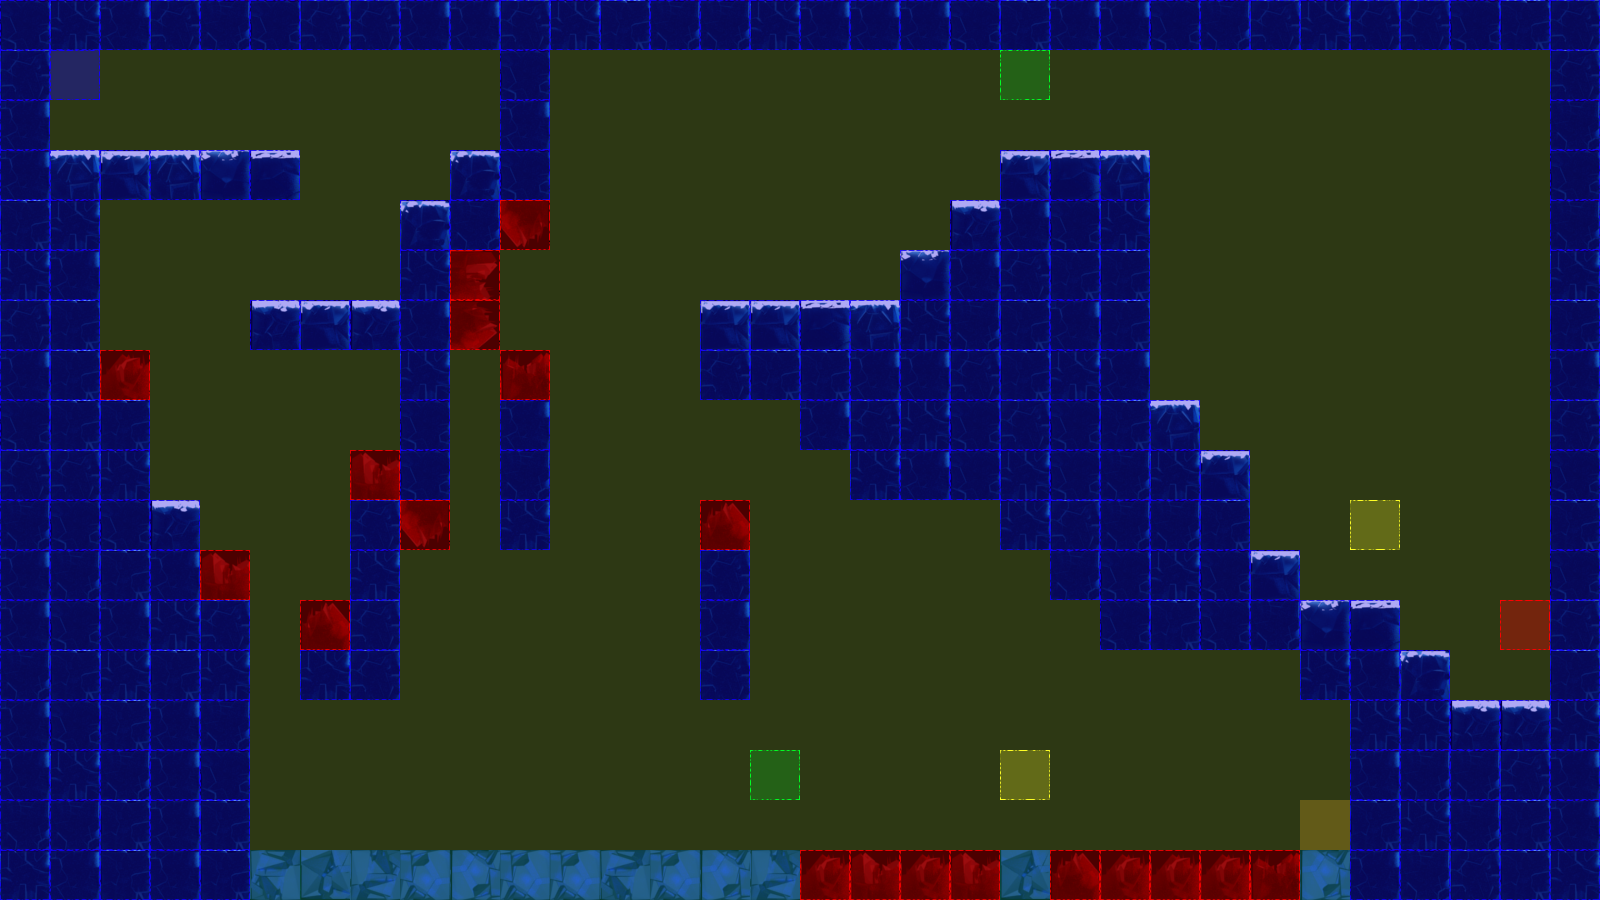

Below is a game level as drawn by its tile map, then a one-line description and the .tmx that defines it (tile-layer data replaced by summaries):
An orthogonal 32x18 tile map with 50x50 px tiles, 3 tile layers (terrain, collision, event), 2 tilesets.

<map version="1.0" orientation="orthogonal" renderorder="left-up" width="32" height="18" tilewidth="50" tileheight="50" nextobjectid="3">
 <tileset firstgid="1" name="frozenPlainsTile" tilewidth="50" tileheight="50" tilecount="50" columns="10">
  <image source="tiles/iceTile.png" width="500" height="251" />
 </tileset>
 <tileset firstgid="51" name="collisionTile" tilewidth="50" tileheight="50" tilecount="12" columns="3">
  <image source="tiles/collisionTile.png" width="150" height="200" />
 </tileset>
 <layer name="terrain" width="32" height="18">
  <data>[576 cells, 247 non-empty, 21 distinct tile ids]</data>
 </layer>
 <layer name="collision" width="32" height="18" opacity="0.9">
  <data>[576 cells, 576 non-empty, 4 distinct tile ids]</data>
 </layer>
 <layer name="event" width="32" height="18">
  <data>[576 cells, 7 non-empty, 5 distinct tile ids]</data>
 </layer>
</map>
